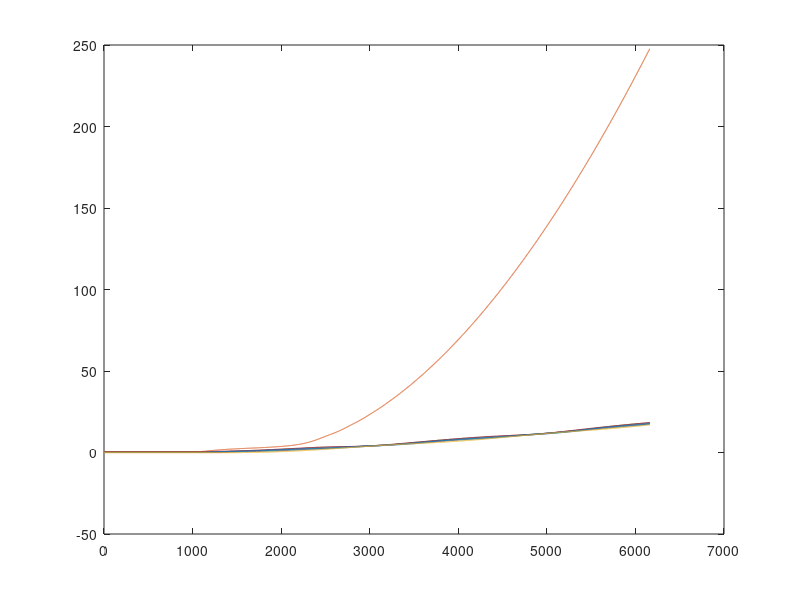
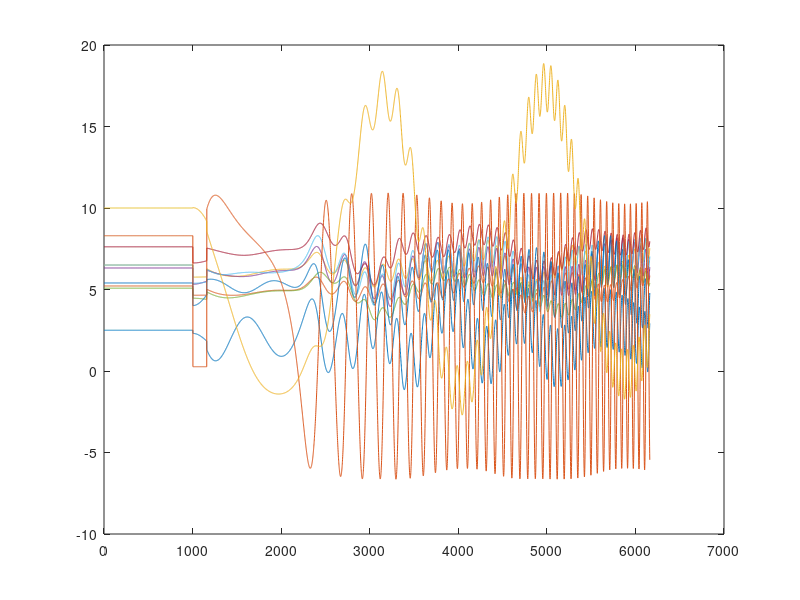
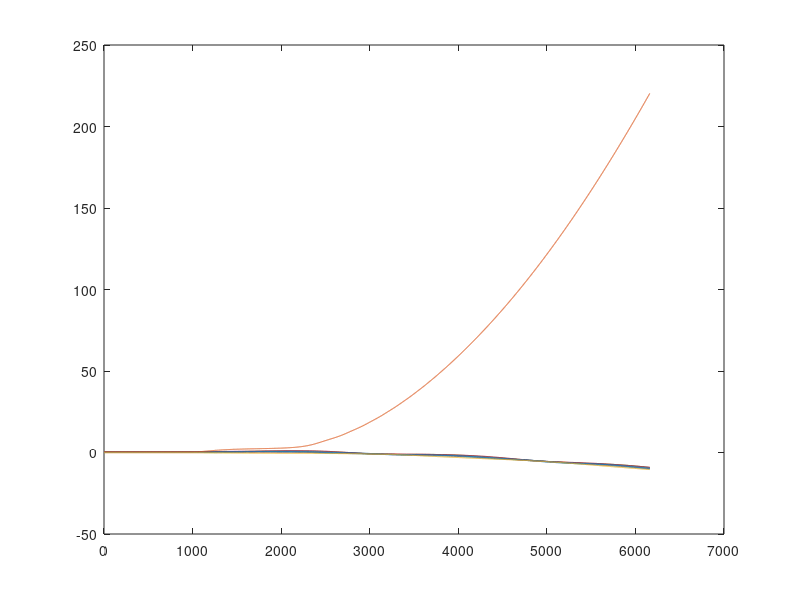

Reproduce these figures in MATLAB, in order. (Note: this script raises an error after producing the figures.)
clc; clear; close all;
% 1. Setup Data
global Yint_post;
load('data1.mat'); 
load('Y_all.mat');
load('CCT_TimeDomain.mat', 'CCT_TD')
%CCT_TD=CCT_TD+1;
T = data(:,51);
npts=length(T);
num_bus=39;
num_gen=10;
g=num_gen;
idx_ang = 1:10;       % Columns for Angle
idx_spd = 11:20;      % Columns for Speed
idx_pm  = 21:30;      % Columns for Mech Power
idx_pe  = 31:40;

% Parameters
H = [42.0;      30.3;   35.8;     28.6;   26.0;     34.8;  26.4;       24.3;   34.5;       500.0]; % Example
M = 2 * H / (2 * pi * 60); 
M_tot = sum(M);
Ws=(2*pi*60);
% Extract Data
delta = data(:, idx_ang)*(pi/180);
omega = data(:, idx_spd)*Ws; % Ensure this is speed DEVIATION (w - 1.0) or (w - w0)
Pm = data(:, idx_pm);
Pe = data(:, idx_pe);
figure;plot(delta);
figure; plot (Pe);

%% 2. Efficient COI Calculation (Vectorized)
% Calculate Center of Inertia (COI) without loops
d_COI = (delta * M) / M_tot; % Matrix multiplication (N x 10) * (10 x 1) -> (N x 1)
w_COI = (omega * M) / M_tot;

% Transform to COI frame
theta = delta - d_COI;
w_tilde = omega - w_COI;
w = w_tilde;
th=theta;
figure;plot(theta);
%% Solving for post fault SEP using Load Flow
idx_gen = 30:39;
idx_load=setdiff(1:num_bus,idx_gen);
v_gen=[1.0475 0.9820 0.9831 0.9972 1.0123 1.0493 1.0635 1.0278 1.0265 1.0300]';
slack_bus=31;
xd_p=     [0.025, 0.05, 0.045, 0.035, 0.089, 0.04, 0.044, 0.045, 0.045, 0.004]';
Pgen=zeros(num_bus,1);
Pgen(idx_gen)=Pm(1,1:num_gen);
YN_post=Y_post;
x_eq_post=NR_ss(YN_post,Pgen,idx_load,v_gen,slack_bus);
V_eq_post=x_eq_post(num_bus+1:end).*(cos(x_eq_post(1:num_bus))+1i*sin(x_eq_post(1:num_bus)));
I_eq_post=YN_post*V_eq_post;
Pgen_post=real(V_eq_post(idx_gen).*conj(I_eq_post(idx_gen)));
Eeq_post=abs(V_eq_post(idx_gen)+1i*xd_p.*I_eq_post(idx_gen));
delta_eq_post=angle(V_eq_post(idx_gen)+1i*xd_p.*I_eq_post(idx_gen));
x_eq_post=[delta_eq_post-M'*delta_eq_post/M_tot; zeros(num_gen,1)];
ths=x_eq_post(1:num_gen);
%% krons reduced matrix
 Y1=Yint_post;
E=Eeq_post;
 %E=[1.054 1.050 1.017];
 C=zeros(g,g);
 D=zeros(g,g);
 for i=1:g
    for j=1:g
         C(i,j)=E(i)*E(j)*imag(Y1(i,j));
        D(i,j)=E(i)*E(j)*real(Y1(i,j)); 
    end
 end
%% 3. DIRECT CUEP & MOD IDENTIFICATION (Using CCT Snapshot)
% Replaces "Fth formulation", "Detect PEBS", and "Gradient Descent"

% 1. DEFINE TIMING
fault_start_time = 1.0; 
t_cct_absolute1 = fault_start_time + CCT_TD+0.5; %slightly higher than cct
t_cct_absolute=fault_start_time + CCT_TD;

fprintf('Fault Duration: %.4fs | Absolute Clearing Time: %.4fs\n', CCT_TD, t_cct_absolute1);
fprintf('Absolute Critical Clearing Time: %.4fs\n', t_cct_absolute);

[~, idx_cct] = min(abs(T - t_cct_absolute));

fprintf('Snapshot taken at simulation step: %d (t = %.4fs)\n', idx_cct, T(idx_cct));

theta_guess = theta(idx_cct, :)';
[sorted_angles, sort_idx] = sort(theta_guess, 'descend');

% 2. Extract the corresponding Speeds for those sorted generators
% We assume 'w_tilde' is your speed variable in COI frame
w_guess = w_tilde(idx_cct, :)'; 
sorted_speeds = w_guess(sort_idx);

% 3. Construct MOD_sort_data 
% Format: [Gen_Index, Angle_Val, Speed_Val]
MOD_sort_data = [sort_idx, sorted_angles, sorted_speeds];

fprintf('Identified MOD Candidates (Sorted by Angle):\n');
fprintf('Gen: %d | Ang: %.4f | Spd: %.4f\n', MOD_sort_data');

% We calculate the Power Injection (Pi) first
Pi = Pgen(1:num_gen) - (real(diag(Y1))) .* ((E(:)).^2);
%Pi=Pgen(1:num_gen)-Pe(1260,:);
figure; plot(Pi)



%% 5. MOD Identification Algorithm (Iterative Lookup)
fprintf('\n==============================================\n');
fprintf('     STARTING MOD IDENTIFICATION LOOP\n');
fprintf('==============================================\n');

% Pre-calculate VPE (Potential Energy) as it does not depend on MOD
VPE = Calculate_PE(npts, g, Pi, C, D, th, ths);
figure;plot(-VPE);

% Prepare to store results
results_table = []; % Columns: [Num_Machines, CCT_TEF, Error, Vcr]
best_error = 9999;
best_MOD_group = [];
best_CCT_TEF = 0;

sorted_gen_indices = MOD_sort_data(:, 1); 
% LOOP: Try Top 1 machine, then Top 2 .....
for k = 1:num_gen
    fprintf('\n--- Testing MOD Candidate: Top %d Generator(s) ---\n', k);
    current_MOD_indices = sorted_gen_indices(1:k); 
    % 2. Calculate theta_u
    theta_u = Calculate_theta_u(k, MOD_sort_data, num_gen, ths, H);
    % 3. Calculate CUEP for this specific MOD (Time Domain BCU)
    options = odeset('MaxStep',0.01,'InitialStep',0.01);
    [Tm, Ym] = ode45(@(t,y) Integrateth(t, y, Pi, C, D, H), [0 20], theta_u, options);
    theta_cuep_mod = Ym(end, :)';
    % 4. Calculate Critical Energy (Vcr) for this CUEP
    Vcr_candidate = Calculate_PE_single_point(theta_cuep_mod, ths, Pi, C, D, g);
    % 5. Calculate Corrected Kinetic Energy (Depends on MOD!)
    [~, KE_corr_candidate] = Calculate_KE(npts, g, H, Ws, w, current_MOD_indices);
    % 6. Total Energy & Margin
    V_total = VPE + KE_corr_candidate;
    delV_candidate = Vcr_candidate - V_total;
    % 7. Find CCT_TEF (Zero Crossing of Margin)
    cct_tef = NaN; % Default if no crossing found
    % Start search after fault inception
    idx_search = find(T >= 1.0, 1); 
    if isempty(idx_search), idx_search = 2; end
    for t = idx_search+1 : npts
        if delV_candidate(t) < 0 && delV_candidate(t-1) >= 0
            % Linear Interpolation
            y_prev = delV_candidate(t-1);
            y_curr = delV_candidate(t);
            fraction = y_prev / (y_prev - y_curr);
            cct_tef = T(t-1) + fraction * (T(t) - T(t-1));
            break; % Found the first crossing
        end
    end
    
    % 8. Error Calculation
    if isnan(cct_tef)
        fprintf('   -> System remained Stable (V < Vcr). No CCT found.\n');
        err = 9999;
    else
        err = abs(cct_tef - t_cct_absolute);
        fprintf('   -> CCT_TEF: %.4fs | CCT_TD: %.4fs | Error: %.4f\n', cct_tef, t_cct_absolute, err);
    end
    
    % Store in Table
    results_table = [results_table; k, cct_tef, err, Vcr_candidate];
    
    % Check if this is the best one
    if err < best_error
        best_error = err;
        best_MOD_group = current_MOD_indices;
        best_CCT_TEF = cct_tef;
    end
end

%% 7. BUILD/UPDATE OFFLINE DATABASE
% This block saves the "Learned" Information into a database file.

db_file = 'Offline_Database.mat';

% 1. Calculate the Kinetic Energy "Fingerprint" (Normalized KE) for this case
% We use the state at Fault Clearing Time (approx) or Max KE point
[~, idx_clear] = min(abs(T - (1.0 + 0.22))); % Example: Fault clears at 1.22s
w_online = w(idx_clear, :)';
KE_raw = 0.5 * M .* (w_online.^2);
KE_fingerprint = KE_raw / sum(KE_raw); % Normalized (Sum = 1)

% 2. Create the Entry Structure
new_entry.Fault_Location = 'Bus 9'; % You can automate this name
new_entry.MOD_Generators = best_MOD_group;
new_entry.CUEP_Angles    = theta_cuep_mod; % The CUEP we found using that MOD
new_entry.Critical_Energy= Vcr_candidate;  % The Vcr for that MOD
new_entry.KE_Signature   = KE_fingerprint; % The Search Key

% 3. Append to Database
if exist(db_file, 'file')
    load(db_file, 'TEF_Database');
    TEF_Database = [TEF_Database; new_entry];
else
    TEF_Database = new_entry;
end

save(db_file, 'TEF_Database');
fprintf('Entry added to Offline_Database.mat. Total Entries: %d\n', length(TEF_Database));
